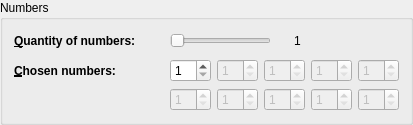
         <widget class="QGroupBox" name="groupBox_4">
          <property name="title">
           <string>Numbers</string>
          </property>
          <layout class="QVBoxLayout" name="verticalLayout_5">
           <item>
            <layout class="QGridLayout" name="gridLayout_4">
             <item row="0" column="0">
              <widget class="QLabel" name="label_how_many_chosen0">
               <property name="sizePolicy">
                <sizepolicy hsizetype="Maximum" vsizetype="Preferred">
                 <horstretch>0</horstretch>
                 <verstretch>0</verstretch>
                </sizepolicy>
               </property>
               <property name="minimumSize">
                <size>
                 <width>150</width>
                 <height>0</height>
                </size>
               </property>
               <property name="maximumSize">
                <size>
                 <width>16777215</width>
                 <height>16777215</height>
                </size>
               </property>
               <property name="font">
                <font>
                 <weight>75</weight>
                 <bold>true</bold>
                </font>
               </property>
               <property name="text">
                <string>&amp;Quantity of numbers:</string>
               </property>
               <property name="textFormat">
                <enum>Qt::PlainText</enum>
               </property>
               <property name="buddy">
                <cstring>horizontalSlider_how_many_chosen</cstring>
               </property>
              </widget>
             </item>
             <item row="0" column="1">
              <widget class="QSlider" name="horizontalSlider_how_many_chosen">
               <property name="minimumSize">
                <size>
                 <width>101</width>
                 <height>0</height>
                </size>
               </property>
               <property name="maximumSize">
                <size>
                 <width>101</width>
                 <height>16777215</height>
                </size>
               </property>
               <property name="minimum">
                <number>1</number>
               </property>
               <property name="maximum">
                <number>10</number>
               </property>
               <property name="pageStep">
                <number>1</number>
               </property>
               <property name="orientation">
                <enum>Qt::Horizontal</enum>
               </property>
              </widget>
             </item>
             <item row="0" column="2">
              <widget class="QLabel" name="label_how_many_chosen">
               <property name="minimumSize">
                <size>
                 <width>41</width>
                 <height>0</height>
                </size>
               </property>
               <property name="text">
                <string notr="true">1</string>
               </property>
               <property name="alignment">
                <set>Qt::AlignCenter</set>
               </property>
              </widget>
             </item>
             <item row="0" column="3">
              <spacer name="horizontalSpacer">
               <property name="orientation">
                <enum>Qt::Horizontal</enum>
               </property>
               <property name="sizeType">
                <enum>QSizePolicy::Expanding</enum>
               </property>
               <property name="sizeHint" stdset="0">
                <size>
                 <width>40</width>
                 <height>20</height>
                </size>
               </property>
              </spacer>
             </item>
            </layout>
           </item>
           <item>
            <spacer name="verticalSpacer_5">
             <property name="orientation">
              <enum>Qt::Vertical</enum>
             </property>
             <property name="sizeType">
              <enum>QSizePolicy::Preferred</enum>
             </property>
             <property name="sizeHint" stdset="0">
              <size>
               <width>20</width>
               <height>2</height>
              </size>
             </property>
            </spacer>
           </item>
           <item>
            <layout class="QGridLayout" name="gridLayout_5">
             <item row="0" column="0">
              <widget class="QLabel" name="label_chosen">
               <property name="sizePolicy">
                <sizepolicy hsizetype="Maximum" vsizetype="Preferred">
                 <horstretch>0</horstretch>
                 <verstretch>0</verstretch>
                </sizepolicy>
               </property>
               <property name="minimumSize">
                <size>
                 <width>150</width>
                 <height>0</height>
                </size>
               </property>
               <property name="maximumSize">
                <size>
                 <width>16777215</width>
                 <height>16777215</height>
                </size>
               </property>
               <property name="font">
                <font>
                 <weight>75</weight>
                 <bold>true</bold>
                </font>
               </property>
               <property name="text">
                <string>&amp;Chosen numbers:</string>
               </property>
               <property name="textFormat">
                <enum>Qt::PlainText</enum>
               </property>
               <property name="buddy">
                <cstring>spinBox1</cstring>
               </property>
              </widget>
             </item>
             <item row="0" column="2">
              <widget class="QSpinBox" name="spinBox1">
               <property name="minimum">
                <number>1</number>
               </property>
               <property name="maximum">
                <number>80</number>
               </property>
              </widget>
             </item>
             <item row="0" column="3">
              <widget class="QSpinBox" name="spinBox2">
               <property name="enabled">
                <bool>false</bool>
               </property>
               <property name="minimum">
                <number>1</number>
               </property>
               <property name="maximum">
                <number>80</number>
               </property>
              </widget>
             </item>
             <item row="0" column="4">
              <widget class="QSpinBox" name="spinBox3">
               <property name="enabled">
                <bool>false</bool>
               </property>
               <property name="minimum">
                <number>1</number>
               </property>
               <property name="maximum">
                <number>80</number>
               </property>
              </widget>
             </item>
             <item row="0" column="5">
              <widget class="QSpinBox" name="spinBox4">
               <property name="enabled">
                <bool>false</bool>
               </property>
               <property name="minimum">
                <number>1</number>
               </property>
               <property name="maximum">
                <number>80</number>
               </property>
              </widget>
             </item>
             <item row="0" column="6">
              <widget class="QSpinBox" name="spinBox5">
               <property name="enabled">
                <bool>false</bool>
               </property>
               <property name="minimum">
                <number>1</number>
               </property>
               <property name="maximum">
                <number>80</number>
               </property>
              </widget>
             </item>
             <item row="1" column="2">
              <widget class="QSpinBox" name="spinBox6">
               <property name="enabled">
                <bool>false</bool>
               </property>
               <property name="minimum">
                <number>1</number>
               </property>
               <property name="maximum">
                <number>80</number>
               </property>
              </widget>
             </item>
             <item row="1" column="3">
              <widget class="QSpinBox" name="spinBox7">
               <property name="enabled">
                <bool>false</bool>
               </property>
               <property name="minimum">
                <number>1</number>
               </property>
               <property name="maximum">
                <number>80</number>
               </property>
              </widget>
             </item>
             <item row="1" column="4">
              <widget class="QSpinBox" name="spinBox8">
               <property name="enabled">
                <bool>false</bool>
               </property>
               <property name="minimum">
                <number>1</number>
               </property>
               <property name="maximum">
                <number>80</number>
               </property>
              </widget>
             </item>
             <item row="1" column="5">
              <widget class="QSpinBox" name="spinBox9">
               <property name="enabled">
                <bool>false</bool>
               </property>
               <property name="minimum">
                <number>1</number>
               </property>
               <property name="maximum">
                <number>80</number>
               </property>
              </widget>
             </item>
             <item row="1" column="6">
              <widget class="QSpinBox" name="spinBox10">
               <property name="enabled">
                <bool>false</bool>
               </property>
               <property name="minimum">
                <number>1</number>
               </property>
               <property name="maximum">
                <number>80</number>
               </property>
              </widget>
             </item>
            </layout>
           </item>
          </layout>
         </widget>
